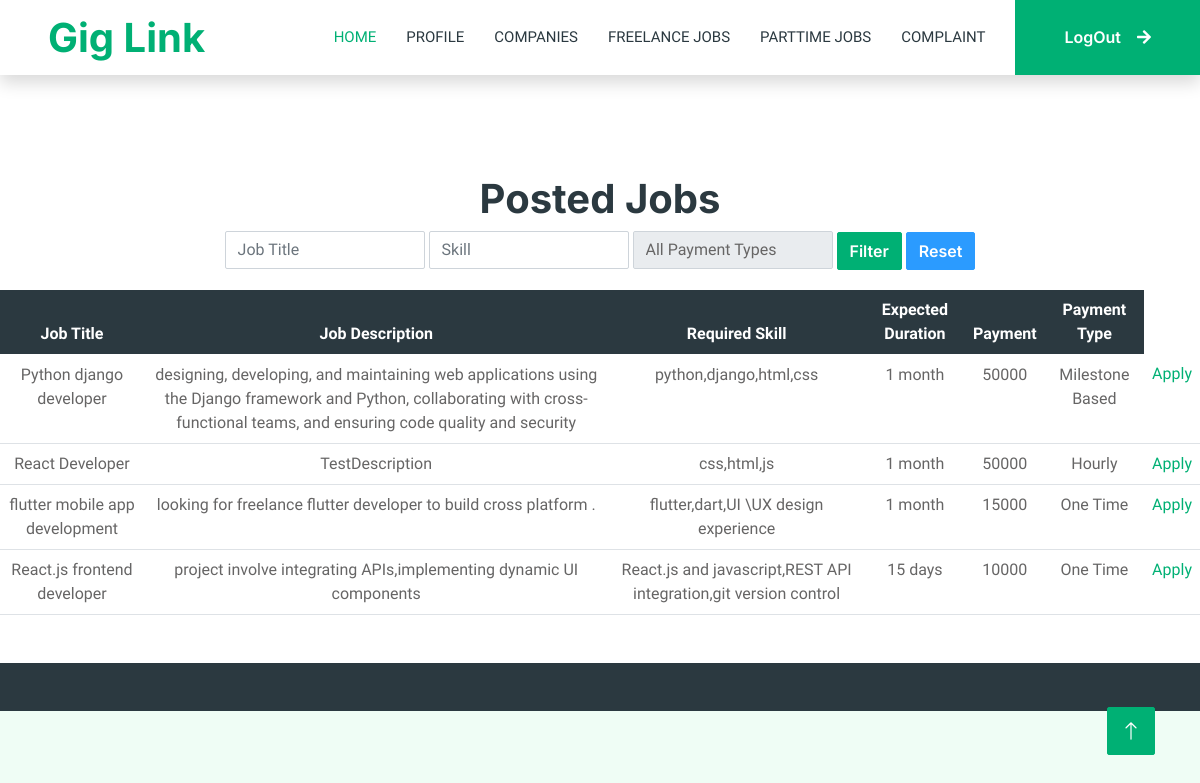
The page /stu_freelance_jobs on the database its author committed.
### link/models.py (models this page shows)
class FreelanceJobs(models.Model):
    class Meta:
        verbose_name_plural = 'freelance Jobs'
    job_title = models.CharField(max_length=225)
    job_description = models.CharField(max_length=225)
    required_skill = models.CharField(max_length=225)
    expected_duration = models.CharField(max_length=225)
    payment = models.CharField(max_length=225)
    payment_type = models.CharField(max_length=225,choices = (
        ("One Time", "One Time"),
        ("Milestone Based", "Milestone Based"),
        ("Hourly", "Hourly"),
    ))
    freelance = models.ForeignKey(Freelance, on_delete=models.CASCADE)

### link/views.py (the view)
# urls.py: path('stu_freelance_jobs',views.stu_freelance_jobs),
def stu_freelance_jobs(request):
    freelance_jobs = FreelanceJobs.objects.all()
    filters = {
        'job_title__icontains': request.GET.get('job_title', '').strip(),
        'required_skill__icontains': request.GET.get('required_skill', '').strip(),
        'payment_type': request.GET.get('payment_type', '').strip()
    }
    filters = {key: value for key, value in filters.items() if value}
    if filters:
        freelance_jobs = freelance_jobs.filter(**filters)
    return render(request, 'posted_jobs_freelance.html', {'freelance_jobs': freelance_jobs,'page':'freelance_jobs'})

### templates/posted_jobs_freelance.html (shortened to what this page needs)
{% if page %}
{% include 'student_header.html'%}
{% else %}
{% include 'freelance_header.html' %}
{% endif %}
{% load static %}
<center>
    <h1 style="margin-top: 100px;">Posted Jobs</h1>
    <form method="GET" style="margin-bottom: 20px;">
        <input type="text" name="job_title" placeholder="Job Title" class="form-control"
               value="{{ request.GET.job_title }}" style="width: 200px; display: inline-block;">
        <input type="text" name="required_skill" placeholder="Skill" class="form-control"
               value="{{ request.GET.required_skill }}" style="width: 200px; display: inline-block;">
        <select name="payment_type" class="form-control" style="width: 200px; display: inline-block;">
            <option value="">All Payment Types</option>
        </select>
        <button type="submit" class="btn btn-primary">Filter</button>
        {% if page %}
        <a href="/stu_freelance_jobs" class="btn btn-secondary">Reset</a>
        {% else %}
        <a href="/posted-jobs-freelance" class="btn btn-secondary">Reset</a>
        {% endif %}
    </form>
    {% if freelance_jobs %}
    <table class="table" style="margin-top: 20px;">
        <thead class="table-dark">
        <tr>
            <th>Job Title</th>
            <th>Job Description</th>
            <th>Required Skill</th>
            <th>Expected Duration</th>
            <th>Payment</th>
            <th>Payment Type</th>
        </tr>
        </thead>
        <tbody>
        {% for job in freelance_jobs %}
        <tr>
            <td>{{ job.job_title }}</td>
            <td>{{ job.job_description }}</td>
            <td>{{ job.required_skill }}</td>
            <td>{{ job.expected_duration }}</td>
            <td>{{ job.payment }}</td>
            <td>{{ job.payment_type }}</td>
            {% if freelance %}
            <td><a href="/view-freelance-requests/{{ job.pk }}">Requests</a></td>
            {% else %}
            <td><a href="/std_freelance_request/{{ job.pk }}">Apply</a></td>
            {% endif %}
        </tr>
        {% endfor %}
        </tbody>
    </table>
    {% else %}
    <p>No jobs found.</p>
    {% endif %}
</center>
{% include 'footer.html' %}

### static/css/style.css (style rules this page uses)
:root { --primary: #00B074; --secondary: #2B9BFF; --light: #EFFDF5; --dark: #2B3940; }
.btn { font-family: 'Inter', sans-serif; font-weight: 600; transition: .5s; }
.btn.btn-primary, .btn.btn-secondary { color: #FFFFFF; }

### templates/posted_jobs_freelance.html (style rules this page uses)
th, td { text-align: center; }

### rows shown on the page
FreelanceJobs: job_title "Python django developer", job_description "designing, developing, and maintaining web applications using the Django framework and Python, collaborating with cross-functional teams, and ensuring code quality and security", required_skill "python,django,html,css", expected_duration "1 month", payment "50000", payment_type "Milestone Based"
FreelanceJobs: job_title "React Developer", job_description "TestDescription", required_skill "css,html,js", expected_duration "1 month", payment "50000", payment_type "Hourly"
FreelanceJobs: job_title "flutter mobile app development", job_description "looking for freelance flutter developer to build cross platform .", required_skill "flutter,dart,UI \\UX design experience", expected_duration "1 month", payment "15000", payment_type "One Time"
FreelanceJobs: job_title "React.js frontend developer", job_description "project involve integrating APIs,implementing dynamic UI components", required_skill "React.js and javascript,REST API integration,git version control", expected_duration "15 days", payment "10000", payment_type "One Time"
